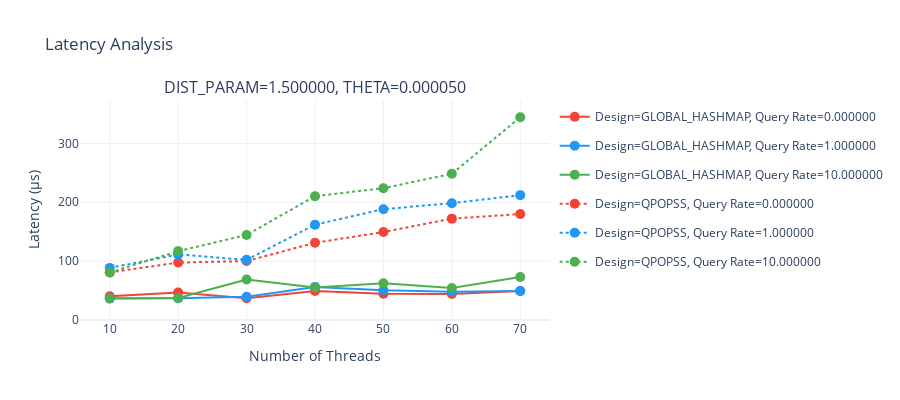

The notebook cell this image was saved under:
### Code cell
import os
import re
import pandas as pd
import plotly.graph_objects as go
from plotly.subplots import make_subplots
from typing import List, Dict, Set, Any
import json

def load_material_colors(filepath='material-colors.json'):
    """Load material design colors from JSON file."""
    with open(filepath, 'r') as f:
        colors = json.load(f)
    return colors

class LatencyExperimentAnalyzer:
    def __init__(self, base_path: str, fixed_params: Dict[str, Set[str]], subplot_params: List[str]):
        self.base_path = base_path
        self.fixed_params = fixed_params
        self.subplot_params = subplot_params
        self.varying_params = [
            'PARALLEL_DESIGN',
            'HEAVY_QUERY_RATE'
        ]
        
        # Load colors once at initialization
        with open('/home/vinh/Q32024/CuckooHeavyKeeper/notebooks/material-colors.json') as f:
            self.material_colors = json.load(f)

    def get_design_style(self, design: str, query_rate: str) -> dict:
        """Returns color by query rate and line pattern by design"""
        query_colors = {
            '0.000000': 'red',
            '1.000000': 'blue',
            '5.000000': 'yellow',
            '10.000000': 'green'
        }
        
        design_patterns = {
            'GLOBAL_HASHMAP': 'solid',
            'QPOPSS': 'dot'
        }
        
        return {
            'color': self.material_colors[query_colors[query_rate]]['500'],
            'dash': design_patterns[design]
        }
        
    def parse_experiment_path(self, path: str) -> Dict[str, Any]:
        """Extract experiment parameters from path."""
        params = {}
        parts = path.split(os.sep)
        for part in parts:
            if '=' in part:
                key, value = part.split('=')
                params[key] = value
        return params

    def extract_latency(self, file_content: str) -> float:
        """Extract average latency value from file content."""
        pattern = r"Raw latencies \(ns\): ([\d,]+)"
        match = re.search(pattern, file_content)
        if match:
            latencies = [int(x) for x in match.group(1).split(',')]
            return sum(latencies) / len(latencies) / 1000  # Convert to microseconds
        return 0.0

    def read_latency_file(self, folder_path: str) -> float:
        """Read heavyhitter file and extract latency value."""
        for filename in os.listdir(folder_path):
            if filename.endswith('_heavyhitter.json'):
                file_path = os.path.join(folder_path, filename)
                with open(file_path, 'r') as f:
                    content = f.read()
                    return self.extract_latency(content)
        return 0.0

    def matches_fixed_params(self, params: Dict[str, str]) -> bool:
        """Check if experiment parameters match the fixed parameters."""
        for key, values in self.fixed_params.items():
            if key in params and params[key] not in values:
                return False
        return True

    def analyze_latency_experiments(self) -> List[Dict[str, Any]]:
        """Analyze all experiments and prepare visualization data."""
        results = []
        
        for root, dirs, files in os.walk(self.base_path):
            if any(f.endswith('_heavyhitter.json') for f in files):
                params = self.parse_experiment_path(root)
                
                if not self.matches_fixed_params(params):
                    continue
                latency = self.read_latency_file(root)
                if latency > 0:
                    params['latency'] = latency
                    results.append(params)
        
        return results

    def create_latency_visualization(self, results: List[Dict[str, Any]]) -> go.Figure:
        """Create line chart visualization."""
        grouped_results = {}
        for result in results:
            key_params = tuple(
                (k, v) for k, v in result.items()
                if k in self.subplot_params
            )
            group_key = frozenset(key_params)
            if group_key not in grouped_results:
                grouped_results[group_key] = []
            grouped_results[group_key].append(result)

        fig = make_subplots(
            rows=len(grouped_results),
            cols=1,
            subplot_titles=[', '.join(f"{k}={v}" for k, v in dict(key).items())
                          for key in grouped_results.keys()],
            vertical_spacing=0.1
        )

        row = 1
        for group_key, group_results in grouped_results.items():
            design_rate_groups = {}
            
            for result in group_results:
                combo = (result['PARARLLEL_DESIGN'], result['HEAVY_QUERY_RATE'])
                if combo not in design_rate_groups:
                    design_rate_groups[combo] = []
                design_rate_groups[combo].append(result)

            for combo, combo_results in design_rate_groups.items():
                sorted_results = sorted(combo_results, key=lambda x: int(x['NUM_THREADS']))
                
                x_values = [int(r['NUM_THREADS']) for r in sorted_results]
                y_values = [r['latency'] for r in sorted_results]
                
                name = f"Design={combo[0]}, Query Rate={combo[1]}"
                
                style = self.get_design_style(
                    design=combo[0],
                    query_rate=combo[1]
                )
                
                fig.add_trace(
                    go.Scatter(
                        x=x_values,
                        y=y_values,
                        name=name,
                        mode='lines+markers',
                        line=dict(
                            color=style['color'],
                            dash=style['dash']
                        ),
                        marker=dict(
                            size=10,
                            color=style['color']
                        ),
                        legendgroup=name,
                        showlegend=(row == 1),
                        hovertemplate="Threads: %{x}<br>Latency: %{y:.2f} μs<extra></extra>"
                    ),
                    row=row,
                    col=1
                )
            
            row += 1

        fig.update_layout(
            height=400 * len(grouped_results),
            title_text="Latency Analysis",
            showlegend=True,
            template="plotly_white",
            legend=dict(
                yanchor="top",
                y=0.99,
                xanchor="left",
                x=1.01
            )
        )
        
        for i in range(len(grouped_results)):
            fig.update_xaxes(
                title_text="Number of Threads",
                row=i+1,
                col=1,
                tickmode='array',
                tickvals=sorted([int(x) for x in self.fixed_params['NUM_THREADS']])
            )
            fig.update_yaxes(
                title_text="Latency (μs)",
                row=i+1,
                col=1,
                rangemode='tozero',
                tickformat='.0f'
            )

        return fig

# Example usage
fixed_params = {
    'DIST_PARAM': {'1.500000'},
    'NUM_THREADS': {'10', '20', '30', '40', '50', '60', '70'},
    'THETA': {'0.000050'},
    'PARALLEL_DESIGN': {'GLOBAL_HASHMAP', 'QPOPSS'},
    'HEAVY_QUERY_RATE': {'0.000000', '1.000000', '10.000000'}
}

subplot_params = ['DIST_PARAM', 'THETA', 'DIST_PARAM']

analyzer = LatencyExperimentAnalyzer(
    base_path="/home/vinh/Q32024/CuckooHeavyKeeper/latency_2024_11_11",
    fixed_params=fixed_params,
    subplot_params=subplot_params
)

# results = analyzer.analyze_latency_experiments()
fig = analyzer.create_latency_visualization(results)
fig.show()

figure_path = '/home/vinh/Q32024/CuckooHeavyKeeper/latency_2024_11_11/figures'
os.makedirs(figure_path, exist_ok=True)
fig.update_layout(
                height=400,  # Single row height
                width=1000 ,
            )
fig.write_image(os.path.join(figure_path, 'par_latency_plot.pdf'))

### Figure 1 — Plotly figure (JSON) as saved in the notebook; plotly's stock layout.template omitted (floating-point values rounded to 4 significant figures)
{"data": [{"hovertemplate": "Threads: %{x}<br>Latency: %{y:.2f} μs<extra></extra>", "legendgroup": "Design=GLOBAL_HASHMAP, Query Rate=0.000000", "line": {"color": "#f44336", "dash": "solid"}, "marker": {"color": "#f44336", "size": 10}, "mode": "lines+markers", "name": "Design=GLOBAL_HASHMAP, Query Rate=0.000000", "showlegend": true, "type": "scatter", "x": [10, 20, 30, 40, 50, 60, 70], "xaxis": "x", "y": [40.39, 46.59, 37.14, 49.25, 44.68, 44.25, 49.14], "yaxis": "y"}, {"hovertemplate": "Threads: %{x}<br>Latency: %{y:.2f} μs<extra></extra>", "legendgroup": "Design=GLOBAL_HASHMAP, Query Rate=1.000000", "line": {"color": "#2196f3", "dash": "solid"}, "marker": {"color": "#2196f3", "size": 10}, "mode": "lines+markers", "name": "Design=GLOBAL_HASHMAP, Query Rate=1.000000", "showlegend": true, "type": "scatter", "x": [10, 20, 30, 40, 50, 60, 70], "xaxis": "x", "y": [36.38, 36.83, 39.63, 56.24, 50.58, 48.1, 49.41], "yaxis": "y"}, {"hovertemplate": "Threads: %{x}<br>Latency: %{y:.2f} μs<extra></extra>", "legendgroup": "Design=GLOBAL_HASHMAP, Query Rate=10.000000", "line": {"color": "#4caf50", "dash": "solid"}, "marker": {"color": "#4caf50", "size": 10}, "mode": "lines+markers", "name": "Design=GLOBAL_HASHMAP, Query Rate=10.000000", "showlegend": true, "type": "scatter", "x": [10, 20, 30, 40, 50, 60, 70], "xaxis": "x", "y": [36.82, 37.36, 68.91, 55.12, 62.42, 54.28, 72.94], "yaxis": "y"}, {"hovertemplate": "Threads: %{x}<br>Latency: %{y:.2f} μs<extra></extra>", "legendgroup": "Design=QPOPSS, Query Rate=0.000000", "line": {"color": "#f44336", "dash": "dot"}, "marker": {"color": "#f44336", "size": 10}, "mode": "lines+markers", "name": "Design=QPOPSS, Query Rate=0.000000", "showlegend": true, "type": "scatter", "x": [10, 20, 30, 40, 50, 60, 70], "xaxis": "x", "y": [80.98, 97.55, 100.1, 131.2, 149.4, 172.2, 180.0], "yaxis": "y"}, {"hovertemplate": "Threads: %{x}<br>Latency: %{y:.2f} μs<extra></extra>", "legendgroup": "Design=QPOPSS, Query Rate=1.000000", "line": {"color": "#2196f3", "dash": "dot"}, "marker": {"color": "#2196f3", "size": 10}, "mode": "lines+markers", "name": "Design=QPOPSS, Query Rate=1.000000", "showlegend": true, "type": "scatter", "x": [10, 20, 30, 40, 50, 60, 70], "xaxis": "x", "y": [88.51, 111.4, 102.2, 161.9, 188.3, 198.4, 212.2], "yaxis": "y"}, {"hovertemplate": "Threads: %{x}<br>Latency: %{y:.2f} μs<extra></extra>", "legendgroup": "Design=QPOPSS, Query Rate=10.000000", "line": {"color": "#4caf50", "dash": "dot"}, "marker": {"color": "#4caf50", "size": 10}, "mode": "lines+markers", "name": "Design=QPOPSS, Query Rate=10.000000", "showlegend": true, "type": "scatter", "x": [10, 20, 30, 40, 50, 60, 70], "xaxis": "x", "y": [80.67, 117.0, 144.5, 210.3, 223.9, 248.4, 344.5], "yaxis": "y"}], "layout": {"annotations": [{"font": {"size": 16}, "showarrow": false, "text": "DIST_PARAM=1.500000, THETA=0.000050", "x": 0.5, "xanchor": "center", "xref": "paper", "y": 1, "yanchor": "bottom", "yref": "paper"}], "height": 400, "legend": {"x": 1.01, "xanchor": "left", "y": 0.99, "yanchor": "top"}, "showlegend": true, "title": {"text": "Latency Analysis"}, "xaxis": {"anchor": "y", "domain": [0, 1], "tickmode": "array", "tickvals": [10, 20, 30, 40, 50, 60, 70], "title": {"text": "Number of Threads"}}, "yaxis": {"anchor": "x", "domain": [0, 1], "rangemode": "tozero", "tickformat": ".0f", "title": {"text": "Latency (μs)"}}}}
